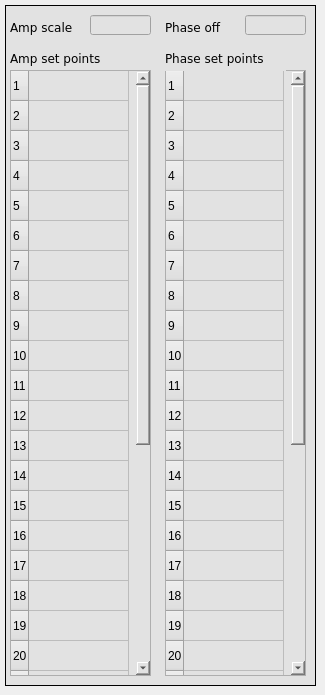
        <widget class="QWidget" name="sc_2">
         <attribute name="title">
          <string>I</string>
         </attribute>
         <widget class="caFrame" name="caframe_9">
          <property name="geometry">
           <rect>
            <x>5</x>
            <y>5</y>
            <width>311</width>
            <height>681</height>
           </rect>
          </property>
          <property name="styleSheet">
           <string notr="true">background-color: rgb(226, 226, 226);</string>
          </property>
          <property name="frameShape">
           <enum>QFrame::Box</enum>
          </property>
          <widget class="QLabel" name="label_55">
           <property name="geometry">
            <rect>
             <x>160</x>
             <y>10</y>
             <width>76</width>
             <height>25</height>
            </rect>
           </property>
           <property name="font">
            <font>
             <family>DejaVu Sans</family>
            </font>
           </property>
           <property name="styleSheet">
            <string notr="true">color: rgb(0, 0, 0);</string>
           </property>
           <property name="text">
            <string>Phase off</string>
           </property>
          </widget>
          <widget class="caTextEntry" name="catextentry_41">
           <property name="geometry">
            <rect>
             <x>240</x>
             <y>10</y>
             <width>61</width>
             <height>20</height>
            </rect>
           </property>
           <property name="font">
            <font>
             <family>DejaVu Sans</family>
             <pointsize>9</pointsize>
             <stylestrategy>PreferDefault</stylestrategy>
            </font>
           </property>
           <property name="alignment">
            <set>Qt::AlignRight|Qt::AlignTrailing|Qt::AlignVCenter</set>
           </property>
           <property name="channel" stdset="0">
            <string notr="true">$(DEVICE):dsp:calib:var_att:I:ph_offset</string>
           </property>
           <property name="background">
            <color>
             <red>255</red>
             <green>255</green>
             <blue>127</blue>
            </color>
           </property>
           <property name="colorMode">
            <enum>caLineEdit::Static</enum>
           </property>
           <property name="precision">
            <number>4</number>
           </property>
           <property name="precisionMode">
            <enum>caLineEdit::Channel</enum>
           </property>
           <property name="maxValue">
            <double>2.000000000000000</double>
           </property>
           <property name="minValue">
            <double>0.100000000000000</double>
           </property>
          </widget>
          <widget class="caTextEntry" name="catextentry_42">
           <property name="geometry">
            <rect>
             <x>85</x>
             <y>10</y>
             <width>61</width>
             <height>20</height>
            </rect>
           </property>
           <property name="font">
            <font>
             <family>DejaVu Sans</family>
             <pointsize>9</pointsize>
             <stylestrategy>PreferDefault</stylestrategy>
            </font>
           </property>
           <property name="alignment">
            <set>Qt::AlignRight|Qt::AlignTrailing|Qt::AlignVCenter</set>
           </property>
           <property name="channel" stdset="0">
            <string notr="true">$(DEVICE):dsp:calib:var_att:I:amp_scale</string>
           </property>
           <property name="background">
            <color>
             <red>255</red>
             <green>255</green>
             <blue>127</blue>
            </color>
           </property>
           <property name="colorMode">
            <enum>caLineEdit::Static</enum>
           </property>
           <property name="precision">
            <number>4</number>
           </property>
           <property name="precisionMode">
            <enum>caLineEdit::Channel</enum>
           </property>
           <property name="maxValue">
            <double>2.000000000000000</double>
           </property>
           <property name="minValue">
            <double>0.100000000000000</double>
           </property>
          </widget>
          <widget class="QLabel" name="label_59">
           <property name="geometry">
            <rect>
             <x>5</x>
             <y>10</y>
             <width>76</width>
             <height>25</height>
            </rect>
           </property>
           <property name="font">
            <font>
             <family>DejaVu Sans</family>
            </font>
           </property>
           <property name="styleSheet">
            <string notr="true">color: rgb(0, 0, 0);</string>
           </property>
           <property name="text">
            <string>Amp scale</string>
           </property>
          </widget>
          <widget class="QLabel" name="label_48">
           <property name="geometry">
            <rect>
             <x>5</x>
             <y>40</y>
             <width>121</width>
             <height>26</height>
            </rect>
           </property>
           <property name="font">
            <font>
             <family>DejaVu Sans</family>
             <weight>50</weight>
             <bold>false</bold>
            </font>
           </property>
           <property name="text">
            <string>Amp set points</string>
           </property>
          </widget>
          <widget class="caWaveTable" name="cawavetable_4">
           <property name="geometry">
            <rect>
             <x>5</x>
             <y>65</y>
             <width>141</width>
             <height>606</height>
            </rect>
           </property>
           <property name="font">
            <font>
             <family>DejaVu Sans</family>
            </font>
           </property>
           <property name="autoScrollMargin">
            <number>32</number>
           </property>
           <property name="channel" stdset="0">
            <string notr="true">$(DEVICE):dsp:calib:var_att:I:amp_scale:set_points</string>
           </property>
           <property name="numberOfRows">
            <number>32</number>
           </property>
           <property name="numberOfColumns">
            <number>1</number>
           </property>
           <attribute name="horizontalHeaderVisible">
            <bool>false</bool>
           </attribute>
           <attribute name="horizontalHeaderVisible">
            <bool>false</bool>
           </attribute>
           <row/>
           <row/>
           <row/>
           <row/>
           <row/>
           <row/>
           <row/>
           <row/>
           <row/>
           <row/>
           <row/>
           <row/>
           <row/>
           <row/>
           <row/>
           <row/>
           <row/>
           <row/>
           <row/>
           <row/>
           <row/>
           <row/>
           <row/>
           <row/>
           <row/>
           <row/>
           <row/>
           <row/>
           <row/>
           <row/>
           <row/>
           <row/>
           <column/>
           <item row="0" column="0">
            <property name="font">
             <font/>
            </property>
           </item>
           <item row="1" column="0">
            <property name="font">
             <font/>
            </property>
           </item>
           <item row="2" column="0">
            <property name="font">
             <font/>
            </property>
           </item>
           <item row="3" column="0">
            <property name="font">
             <font/>
            </property>
           </item>
           <item row="4" column="0">
            <property name="font">
             <font/>
            </property>
           </item>
           <item row="5" column="0">
            <property name="font">
             <font/>
            </property>
           </item>
           <item row="6" column="0">
            <property name="font">
             <font/>
            </property>
           </item>
           <item row="7" column="0">
            <property name="font">
             <font/>
            </property>
           </item>
           <item row="8" column="0">
            <property name="font">
             <font/>
            </property>
           </item>
           <item row="9" column="0">
            <property name="font">
             <font/>
            </property>
           </item>
           <item row="10" column="0">
            <property name="font">
             <font/>
            </property>
           </item>
           <item row="11" column="0">
            <property name="font">
             <font/>
            </property>
           </item>
           <item row="12" column="0">
            <property name="font">
             <font/>
            </property>
           </item>
           <item row="13" column="0">
            <property name="font">
             <font/>
            </property>
           </item>
           <item row="14" column="0">
            <property name="font">
             <font/>
            </property>
           </item>
           <item row="15" column="0">
            <property name="font">
             <font/>
            </property>
           </item>
           <item row="16" column="0">
            <property name="font">
             <font/>
            </property>
           </item>
           <item row="17" column="0">
            <property name="font">
             <font/>
            </property>
           </item>
           <item row="18" column="0">
            <property name="font">
             <font/>
            </property>
           </item>
           <item row="19" column="0">
            <property name="font">
             <font/>
            </property>
           </item>
           <item row="20" column="0">
            <property name="font">
             <font/>
            </property>
           </item>
           <item row="21" column="0">
            <property name="font">
             <font/>
            </property>
           </item>
           <item row="22" column="0">
            <property name="font">
             <font/>
            </property>
           </item>
           <item row="23" column="0">
            <property name="font">
             <font/>
            </property>
           </item>
           <item row="24" column="0">
            <property name="font">
             <font/>
            </property>
           </item>
           <item row="25" column="0">
            <property name="font">
             <font/>
            </property>
           </item>
           <item row="26" column="0">
            <property name="font">
             <font/>
            </property>
           </item>
           <item row="27" column="0">
            <property name="font">
             <font/>
            </property>
           </item>
           <item row="28" column="0">
            <property name="font">
             <font/>
            </property>
           </item>
           <item row="29" column="0">
            <property name="font">
             <font/>
            </property>
           </item>
           <item row="30" column="0">
            <property name="font">
             <font/>
            </property>
           </item>
           <item row="31" column="0">
            <property name="font">
             <font/>
            </property>
           </item>
          </widget>
          <widget class="caWaveTable" name="cawavetable_5">
           <property name="geometry">
            <rect>
             <x>160</x>
             <y>65</y>
             <width>141</width>
             <height>606</height>
            </rect>
           </property>
           <property name="font">
            <font>
             <family>DejaVu Sans</family>
            </font>
           </property>
           <property name="autoScrollMargin">
            <number>32</number>
           </property>
           <property name="channel" stdset="0">
            <string notr="true">$(DEVICE):dsp:calib:var_att:I:ph_offset:set_points</string>
           </property>
           <property name="numberOfRows">
            <number>32</number>
           </property>
           <property name="numberOfColumns">
            <number>1</number>
           </property>
           <attribute name="horizontalHeaderVisible">
            <bool>false</bool>
           </attribute>
           <attribute name="horizontalHeaderVisible">
            <bool>false</bool>
           </attribute>
           <row/>
           <row/>
           <row/>
           <row/>
           <row/>
           <row/>
           <row/>
           <row/>
           <row/>
           <row/>
           <row/>
           <row/>
           <row/>
           <row/>
           <row/>
           <row/>
           <row/>
           <row/>
           <row/>
           <row/>
           <row/>
           <row/>
           <row/>
           <row/>
           <row/>
           <row/>
           <row/>
           <row/>
           <row/>
           <row/>
           <row/>
           <row/>
           <column/>
           <item row="0" column="0">
            <property name="font">
             <font/>
            </property>
           </item>
           <item row="1" column="0">
            <property name="font">
             <font/>
            </property>
           </item>
           <item row="2" column="0">
            <property name="font">
             <font/>
            </property>
           </item>
           <item row="3" column="0">
            <property name="font">
             <font/>
            </property>
           </item>
           <item row="4" column="0">
            <property name="font">
             <font/>
            </property>
           </item>
           <item row="5" column="0">
            <property name="font">
             <font/>
            </property>
           </item>
           <item row="6" column="0">
            <property name="font">
             <font/>
            </property>
           </item>
           <item row="7" column="0">
            <property name="font">
             <font/>
            </property>
           </item>
           <item row="8" column="0">
            <property name="font">
             <font/>
            </property>
           </item>
           <item row="9" column="0">
            <property name="font">
             <font/>
            </property>
           </item>
           <item row="10" column="0">
            <property name="font">
             <font/>
            </property>
           </item>
           <item row="11" column="0">
            <property name="font">
             <font/>
            </property>
           </item>
           <item row="12" column="0">
            <property name="font">
             <font/>
            </property>
           </item>
           <item row="13" column="0">
            <property name="font">
             <font/>
            </property>
           </item>
           <item row="14" column="0">
            <property name="font">
             <font/>
            </property>
           </item>
           <item row="15" column="0">
            <property name="font">
             <font/>
            </property>
           </item>
           <item row="16" column="0">
            <property name="font">
             <font/>
            </property>
           </item>
           <item row="17" column="0">
            <property name="font">
             <font/>
            </property>
           </item>
           <item row="18" column="0">
            <property name="font">
             <font/>
            </property>
           </item>
           <item row="19" column="0">
            <property name="font">
             <font/>
            </property>
           </item>
           <item row="20" column="0">
            <property name="font">
             <font/>
            </property>
           </item>
           <item row="21" column="0">
            <property name="font">
             <font/>
            </property>
           </item>
           <item row="22" column="0">
            <property name="font">
             <font/>
            </property>
           </item>
           <item row="23" column="0">
            <property name="font">
             <font/>
            </property>
           </item>
           <item row="24" column="0">
            <property name="font">
             <font/>
            </property>
           </item>
           <item row="25" column="0">
            <property name="font">
             <font/>
            </property>
           </item>
           <item row="26" column="0">
            <property name="font">
             <font/>
            </property>
           </item>
           <item row="27" column="0">
            <property name="font">
             <font/>
            </property>
           </item>
           <item row="28" column="0">
            <property name="font">
             <font/>
            </property>
           </item>
           <item row="29" column="0">
            <property name="font">
             <font/>
            </property>
           </item>
           <item row="30" column="0">
            <property name="font">
             <font/>
            </property>
           </item>
           <item row="31" column="0">
            <property name="font">
             <font/>
            </property>
           </item>
          </widget>
          <widget class="QLabel" name="label_49">
           <property name="geometry">
            <rect>
             <x>160</x>
             <y>40</y>
             <width>121</width>
             <height>26</height>
            </rect>
           </property>
           <property name="font">
            <font>
             <family>DejaVu Sans</family>
             <weight>50</weight>
             <bold>false</bold>
            </font>
           </property>
           <property name="text">
            <string>Phase set points</string>
           </property>
          </widget>
         </widget>
        </widget>
